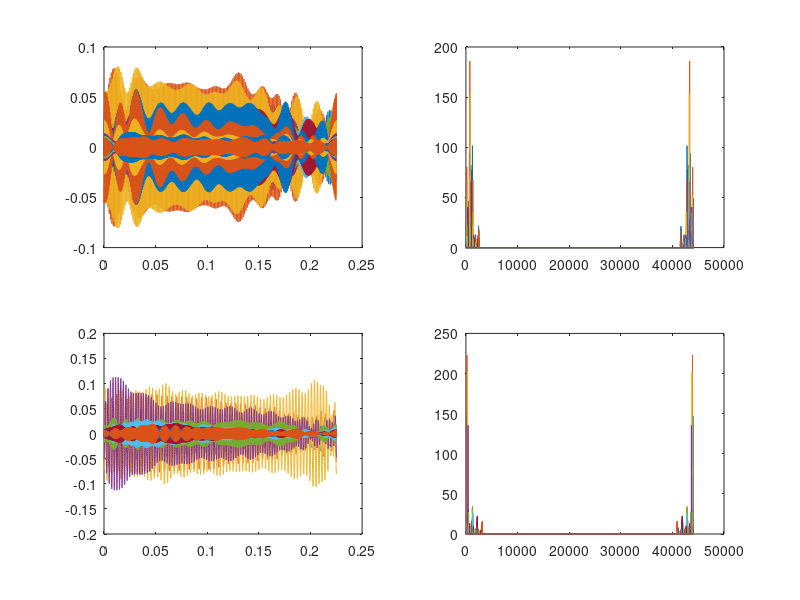

MATLAB code to generate this figure:
%% Initialisation de matlab
clc;clear all; close all;
%% Question 1:  Preparation des fichiers à traiter
load('son1.mat'); load('son2.mat');
%% Question 2 :
Fech = 44100;
N = size(son1,1);
t_vect = (0 : N - 1)/Fech; % abscisses temporelles
f_vect = (0 : N-1)*(Fech/N);



figure(2)
subplot(2,2,1)
plot(t_vect,son1)
subplot(2,2,2)
plot(f_vect,abs(fft(son1)))
subplot(2,2,3)
plot(t_vect,son2)
subplot(2,2,4)
plot(f_vect,abs(fft(son2)))
tot = son1(:,1);
for i=2:size(son1,2)
    sound(tot,Fech);
    tot = tot + son1(:,i);
    pause(0.4)
end

tot = son2(:,1);
for i=2:size(son2,2)
    sound(tot,Fech);
    tot = tot + son2(:,i);
    pause(0.4)
end

% Observer le spectre pour savoir où est l'energie